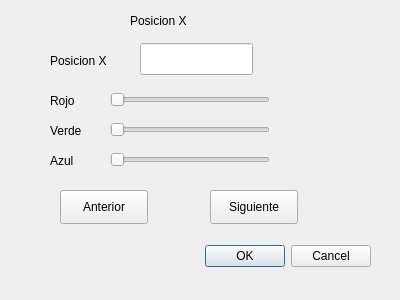
<?xml version="1.0" encoding="UTF-8"?>
<ui version="4.0">
 <class>DDetalleBola</class>
 <widget class="QDialog" name="DDetalleBola">
  <property name="geometry">
   <rect>
    <x>0</x>
    <y>0</y>
    <width>400</width>
    <height>300</height>
   </rect>
  </property>
  <property name="windowTitle">
   <string>Dialog</string>
  </property>
  <widget class="QDialogButtonBox" name="buttonBox">
   <property name="geometry">
    <rect>
     <x>30</x>
     <y>240</y>
     <width>341</width>
     <height>32</height>
    </rect>
   </property>
   <property name="orientation">
    <enum>Qt::Horizontal</enum>
   </property>
   <property name="standardButtons">
    <set>QDialogButtonBox::Cancel|QDialogButtonBox::Ok</set>
   </property>
  </widget>
  <widget class="QLineEdit" name="lePosX">
   <property name="geometry">
    <rect>
     <x>140</x>
     <y>43</y>
     <width>113</width>
     <height>32</height>
    </rect>
   </property>
  </widget>
  <widget class="QLabel" name="label">
   <property name="geometry">
    <rect>
     <x>50</x>
     <y>50</y>
     <width>111</width>
     <height>21</height>
    </rect>
   </property>
   <property name="text">
    <string>Posicion X</string>
   </property>
  </widget>
  <widget class="QLabel" name="label_2">
   <property name="geometry">
    <rect>
     <x>50</x>
     <y>90</y>
     <width>51</width>
     <height>21</height>
    </rect>
   </property>
   <property name="text">
    <string>Rojo</string>
   </property>
  </widget>
  <widget class="QSlider" name="slRojo">
   <property name="geometry">
    <rect>
     <x>110</x>
     <y>90</y>
     <width>160</width>
     <height>20</height>
    </rect>
   </property>
   <property name="orientation">
    <enum>Qt::Horizontal</enum>
   </property>
  </widget>
  <widget class="QSlider" name="slVerde">
   <property name="geometry">
    <rect>
     <x>110</x>
     <y>120</y>
     <width>160</width>
     <height>20</height>
    </rect>
   </property>
   <property name="orientation">
    <enum>Qt::Horizontal</enum>
   </property>
  </widget>
  <widget class="QLabel" name="label_3">
   <property name="geometry">
    <rect>
     <x>50</x>
     <y>120</y>
     <width>51</width>
     <height>21</height>
    </rect>
   </property>
   <property name="text">
    <string>Verde</string>
   </property>
  </widget>
  <widget class="QSlider" name="slAzul">
   <property name="geometry">
    <rect>
     <x>110</x>
     <y>150</y>
     <width>160</width>
     <height>20</height>
    </rect>
   </property>
   <property name="orientation">
    <enum>Qt::Horizontal</enum>
   </property>
  </widget>
  <widget class="QLabel" name="label_4">
   <property name="geometry">
    <rect>
     <x>50</x>
     <y>150</y>
     <width>51</width>
     <height>21</height>
    </rect>
   </property>
   <property name="text">
    <string>Azul</string>
   </property>
  </widget>
  <widget class="QPushButton" name="bAnterior">
   <property name="geometry">
    <rect>
     <x>60</x>
     <y>190</y>
     <width>88</width>
     <height>34</height>
    </rect>
   </property>
   <property name="text">
    <string>Anterior</string>
   </property>
  </widget>
  <widget class="QPushButton" name="bSiguiente">
   <property name="geometry">
    <rect>
     <x>210</x>
     <y>190</y>
     <width>88</width>
     <height>34</height>
    </rect>
   </property>
   <property name="text">
    <string>Siguiente</string>
   </property>
  </widget>
  <widget class="QLabel" name="lNombre">
   <property name="geometry">
    <rect>
     <x>130</x>
     <y>10</y>
     <width>111</width>
     <height>21</height>
    </rect>
   </property>
   <property name="text">
    <string>Posicion X</string>
   </property>
  </widget>
 </widget>
 <resources/>
 <connections>
  <connection>
   <sender>buttonBox</sender>
   <signal>accepted()</signal>
   <receiver>DDetalleBola</receiver>
   <slot>accept()</slot>
   <hints>
    <hint type="sourcelabel">
     <x>248</x>
     <y>254</y>
    </hint>
    <hint type="destinationlabel">
     <x>157</x>
     <y>274</y>
    </hint>
   </hints>
  </connection>
  <connection>
   <sender>buttonBox</sender>
   <signal>rejected()</signal>
   <receiver>DDetalleBola</receiver>
   <slot>reject()</slot>
   <hints>
    <hint type="sourcelabel">
     <x>316</x>
     <y>260</y>
    </hint>
    <hint type="destinationlabel">
     <x>286</x>
     <y>274</y>
    </hint>
   </hints>
  </connection>
 </connections>
</ui>
